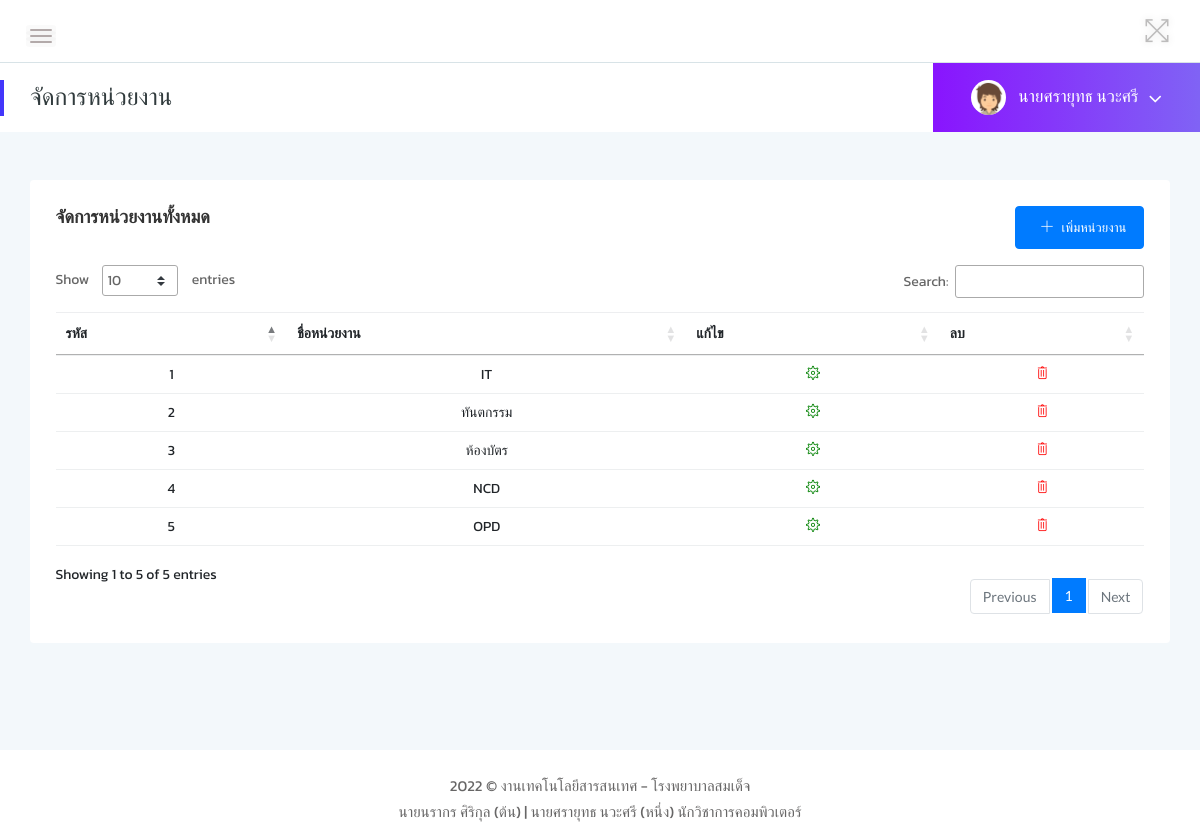
Screenshot of /manage-office.php (signed in) with the database file from the repository.
### tables this page shows
CREATE TABLE `koffice` (
  `k_id` int(11) NOT NULL,
  `k_name` varchar(255) DEFAULT NULL
);

### manage-office.php (the view, shortened to what this page needs)
<?php
include "db/connect-db.php";
$sql = "SELECT * FROM koffice";
$result = mysqli_query($conn, $sql);
?>
<?php
if (!$_SESSION["user_id"]) {
    Header("Location: index.php");
} else { ?>
    <?php include 'components/head.php' ?>
    <div class="page-container">
        <div class="main-content">
            <?php include 'components/header.php' ?>
            <div class="page-title-area">
                <div class="row align-items-center">
                    <div class="col-sm-6">
                        <div class="breadcrumbs-area clearfix">
                            <h4 class="page-title pull-left">จัดการหน่วยงาน</h4>
                        </div>
                    </div>
                    <?php include 'components/username.php' ?>
                </div>
            </div>
            <div class="main-content-inner">
                <div class="col-12 mt-5">
                    <div class="card">
                        <div class="card-body">
                            <div class="row">
                                <div class="col-lg-6">
                                    <h4 class="header-title">จัดการหน่วยงานทั้งหมด</h4>
                                </div>
                                <div class="col-lg-6">
                                    <div class="row justify-content-end">
                                        <div class="col-lg-2 ">
                                            <a href="manage-office-add.php" style="float: right;" class="mb-3 btn btn-primary"><i class="ti-plus mx-2"></i>เพิ่มหน่วยงาน</a>
                                        </div>
                                    </div>
                                </div>
                            </div>
                            <div class="data-tables ">
                                <div class="table-responsive">
                                    <table id="dataTable" class=" table table table-stripped text-center" style="width:100%">
                                        <thead>
                                            <tr>
                                                <th>รหัส</th>
                                                <th>ชื่อหน่วยงาน</th>
                                                <th>แก้ไข</th>
                                                <th>ลบ</th>
                                            </tr>
                                        </thead>
                                        <tbody>
                                            <?php while ($row = mysqli_fetch_array($result)) { ?>
                                                <tr>
                                                    <td><?php echo $row['k_id'] ?></td>
                                                    <td><?php echo $row['k_name'] ?></td>
                                                    <td><a href="manage-office-edit.php?edit=<?php echo $row['k_id'] ?>"><i style="color: green;" class="ti-settings"></i></a></td>
                                                    <td><a href="manage-office-del.php?del=<?php echo $row['k_id'] ?>" class="btn-del"><i style="color: red;" class="ti-trash"></i></a></td>
                                                </tr>
                                            <?php } ?>
                                        </tbody>
                                    </table>
                                </div>
                            </div>
                        </div>
                    </div>
                </div>
            </div>
        </div>
        <?php include 'components/footer.php' ?>
    <?php } ?>

### assets/css/typography.css (style rules this page uses)
body { font-size: 14px; font-family: 'Kanit', sans-serif; }
h1, h2, h3, h4, h5, h6 { margin: 0; font-family: 'Kanit', sans-serif; }
a, a:visited { text-decoration: none; transition: all 0.3s ease-in-out; -webkit-transition: all 0.3s ease-in-out; -moz-transition: all 0.3s ease-in-out; -o-transition: all 0.3s ease-in-out; outline: 0; font-family: 'Poppins', sans-serif; }

### assets/css/default-css.css (style rules this page uses)
* { margin: 0; padding: 0; box-sizing: border-box; }
*, *:before, *:after { -moz-box-sizing: border-box; -webkit-box-sizing: border-box; box-sizing: border-box; }
html { -webkit-font-smoothing: antialiased; }
body { background: #fff; font-weight: normal; -webkit-font-smoothing: antialiased; -webkit-text-size-adjust: 100%; }
:root { --primary-color: #4336FB; }

### assets/css/styles.css (style rules this page uses)
.page-container { width: 100%; height: 100%; min-height: 100vh; padding-left: 280px; -webkit-transition: padding-left 0.3s ease 0s; transition: padding-left 0.3s ease 0s; }
.sbar_collapsed.page-container { padding-left: 0; }
.card { border: none; border-radius: 4px; background-color: #fff; -webkit-transition: all 0.3s ease 0s; transition: all 0.3s ease 0s; }
.card-body { padding: 25.6px; padding: 1.6rem; }
.main-content { width: 100%; background: #F3F8FB; }
.main-content-inner { padding: 0 30px 50px; }
.page-title-area { padding: 0 30px; background: #fff; position: relative; }
.page-title-area:before { content: ''; position: absolute; left: 0; top: 50%; width: 4px; height: 36px; background: var(--primary-color); -webkit-transform: translateY(-50%); transform: translateY(-50%); }
.page-title { font-size: 24px; font-weight: 300; color: #313b3d; letter-spacing: 0; margin-right: 30px; }
.header-title { font-family: 'Kanit', sans-serif; font-size: 18px; font-weight: 600; letter-spacing: 0; color: #333; text-transform: capitalize; margin-bottom: 17px; }
.btn { padding: 11px 17px; font-size: 13px; letter-spacing: 0; }
table tr th { border-bottom: none; }
table tr th, table tr td { border-top: 1px solid rgba(120, 130, 140, 0.13) !important; }
table tr td [class^="ti-"] { cursor: pointer; }
table.dataTable.no-footer { border-bottom: 1px solid rgba(120, 130, 140, 0.13) !important; }
table.dataTable thead th, table.dataTable thead td { border-bottom-color: transparent; }

### assets/css/responsive.css (style rules this page uses)
@media (min-width: 1200px) and (max-width: 1364px) { .main-content-inner { padding: 0 15px 50px; } }
@media (min-width: 1200px) and (max-width: 1364px) { .page-container, .sbar_collapsed.page-container { padding-left: 0; } }

### rows the page displays
koffice: k_id "1", k_name "IT"
koffice: k_id "2", k_name "ทันตกรรม"
koffice: k_id "3", k_name "ห้องบัตร"
koffice: k_id "4", k_name "NCD"
koffice: k_id "5", k_name "OPD"

### other values shown
$_SESSION['pname'] "นาย"
$_SESSION['fullname'] "ศรายุทธ นวะศรี"
